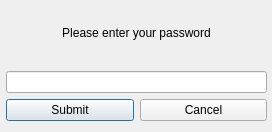
<?xml version="1.0" encoding="UTF-8"?>
<ui version="4.0">
 <class>PasswordDialog</class>
 <widget class="QDialog" name="PasswordDialog">
  <property name="geometry">
   <rect>
    <x>0</x>
    <y>0</y>
    <width>272</width>
    <height>132</height>
   </rect>
  </property>
  <property name="windowTitle">
   <string>Dialog</string>
  </property>
  <widget class="QWidget" name="verticalLayoutWidget">
   <property name="geometry">
    <rect>
     <x>6</x>
     <y>0</y>
     <width>261</width>
     <height>121</height>
    </rect>
   </property>
   <layout class="QVBoxLayout" name="verticalLayout">
    <item>
     <widget class="QLabel" name="label">
      <property name="text">
       <string>Please enter your password</string>
      </property>
      <property name="alignment">
       <set>Qt::AlignCenter</set>
      </property>
     </widget>
    </item>
    <item>
     <widget class="QLineEdit" name="lineEdit">
      <property name="echoMode">
       <enum>QLineEdit::Password</enum>
      </property>
     </widget>
    </item>
    <item>
     <layout class="QHBoxLayout" name="horizontalLayout">
      <item>
       <widget class="QPushButton" name="pushButton_submit">
        <property name="text">
         <string>Submit</string>
        </property>
       </widget>
      </item>
      <item>
       <widget class="QPushButton" name="pushButton_cancel">
        <property name="text">
         <string>Cancel</string>
        </property>
       </widget>
      </item>
     </layout>
    </item>
   </layout>
  </widget>
 </widget>
 <resources/>
 <connections/>
</ui>
